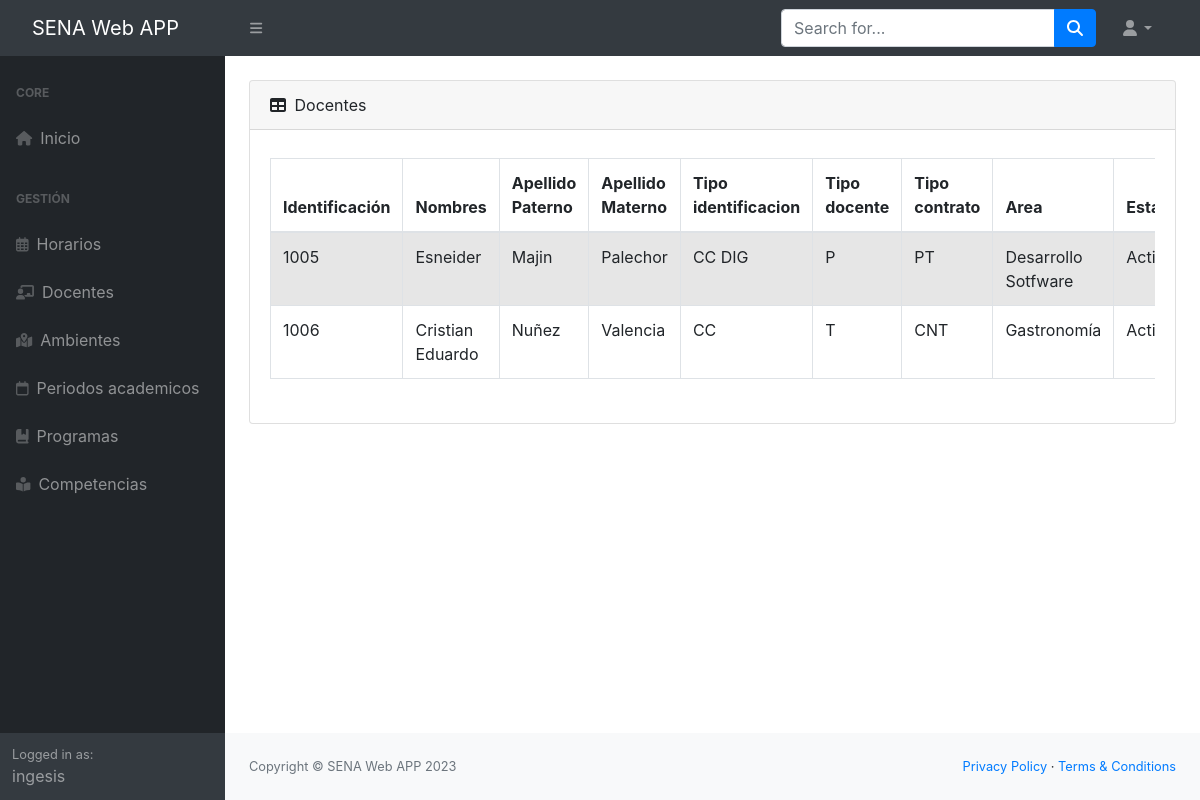
The app's page /app/gestionDocentes/ (signed in), older data.
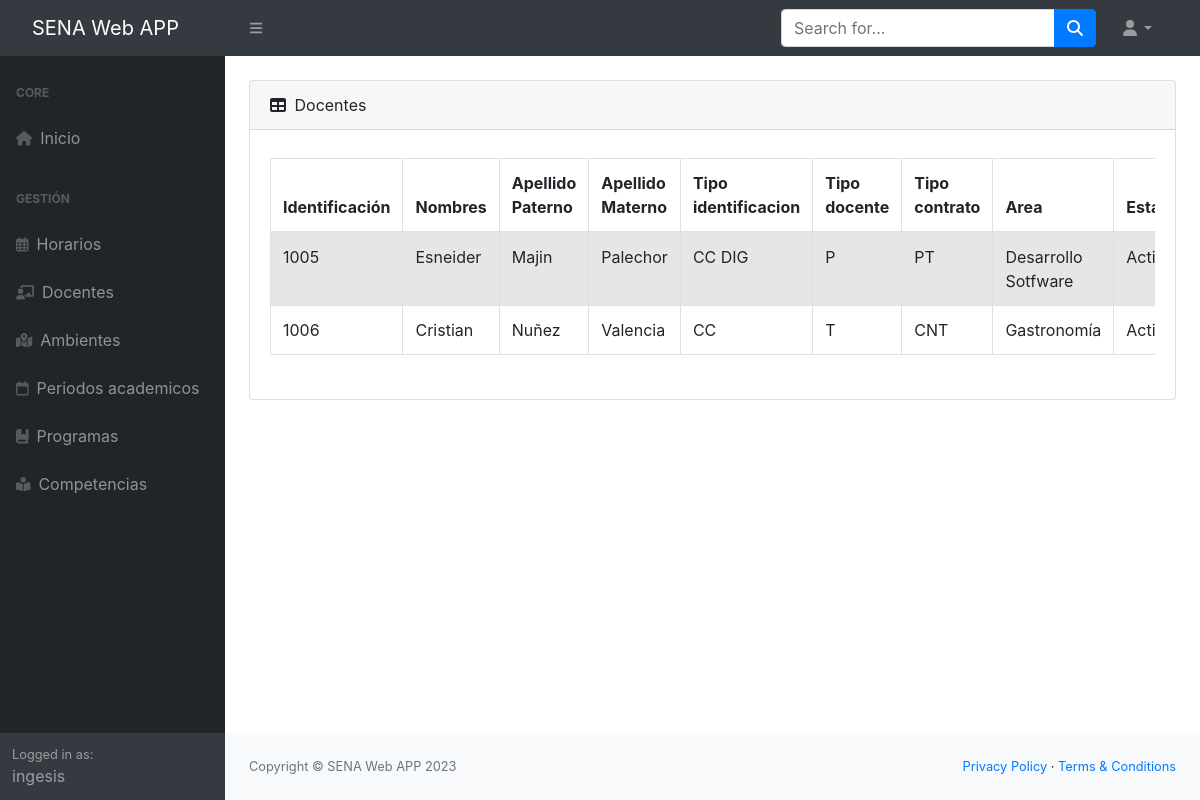
The same page, newer data.
### Aplicaciones/Academico/models.py (models this page shows, shortened)
class Docente(models.Model):
    identificacion = models.PositiveIntegerField(primary_key=True)
    nombres = models.CharField(max_length=50)
    apellido_paterno = models.CharField(max_length=20)
    apellido_materno = models.CharField(max_length=20)
    tipo_identificacion = models.CharField(
        max_length=6, choices=tipoIdentificacion, default='CC')
    tipo_docente = models.CharField(
        max_length=11, choices=tipoDocente, default='Tecnico')
    tipo_contrato = models.CharField(
        max_length=11, choices=tipoContrato, default='PT')
    area = models.ForeignKey(
        Area, null=True, blank=True, on_delete=models.CASCADE)
    estado = models.BooleanField(default=True)
    class Meta:
        verbose_name = 'Docente'
        verbose_name_plural = 'Docentes'
        db_table = 'docente'
        ordering = ['apellido_paterno', '-apellido_materno']

class Area(models.Model):
    nombre = models.CharField(max_length=50)
    def __str__(self) -> str:
        return "{}".format(self.nombre)
    class Meta:
        verbose_name = 'Area'
        verbose_name_plural = 'Areas'
        db_table = 'area'
        ordering = ['nombre']

### Aplicaciones/Academico/views.py (the view)
# urls.py: path('gestionDocentes/', login_required(views.gestionDocentes)),
def gestionDocentes(request):
    usuario = get_user(request)
    if usuario.is_superuser:
        docentesListados = Docente.objects.all()
        return render(request, "gestion-docentes.html", {"docentes": docentesListados})
    else:
        return render(request, "denegado.html")

### Aplicaciones/Academico/templates/gestion-docentes.html (shortened to what this page needs)
{% extends "./base.html" %}
{% block body %}
<div class="container-fluid px-4 mt-4">
            <div class="card mb-4">
                <div class="card-header">
                    <i class="fas fa-table me-1"></i>
                        Docentes
                </div>
                <div class="card-body">
                    <div class="table-responsive py-2">
                        <table class="table table-striped table-hover table-bordered">
                            <thead class="">
                                <tr>
                                    <th class="text-left" scope="col">Identificación</th>
                                    <th class="text-left" scope="col">Nombres</th>
                                    <th class="text-left" scope="col">Apellido Paterno</th>
                                    <th class="text-left" scope="col">Apellido Materno</th>
                                    <th class="text-left" scope="col">Tipo identificacion</th>
                                    <th class="text-left" scope="col">Tipo docente</th>
                                    <th class="text-left" scope="col">Tipo contrato</th>
                                    <th class="text-left" scope="col">Area</th>
                                    <th class="text-left" scope="col">Estado</th>
                                </tr>
                            </thead>
                            <tbody>
                                {% for d in docentes %}
                                <tr>
                                    <td class="text-left" scope="row">{{d.identificacion}}</td>
                                    <td class="text-left">{{d.nombres}}</td>
                                    <td class="text-left">{{d.apellido_paterno}}</td>
                                    <td class="text-left">{{d.apellido_materno}}</td>
                                    <td class="text-left">{{d.tipo_identificacion}}</td>
                                    <td class="text-left">{{d.tipo_docente}}</td>
                                    <td class="text-left">{{d.tipo_contrato}}</td>
                                    <td class="text-left">{{d.area}}</td>
                                    <td class="text-left">
                                        {% if d.estado %}
                                        Activo
                                        {% else %}
                                        Inactivo
                                        {% endif %}
                                    </td>
                                </tr>
                                {% endfor %}
                            </tbody>
                        </table>
                    </div>
                </div>
    </div>
</div>
{% endblock %}

### Aplicaciones/Academico/templates/base.html (shortened to what this page needs)
<!DOCTYPE html>
<html lang="en">
    <head>
        {% load static %}
        <link rel="stylesheet" href="{% static '/css/style.css' %}" />
        <link
            rel="stylesheet"
            href="https://cdn.jsdelivr.net/npm/bootstrap@4.5.3/dist/css/bootstrap.min.css"
        />
        <link
            rel="stylesheet"
            href="https://cdnjs.cloudflare.com/ajax/libs/bootstrap-datepicker/1.9.0/css/bootstrap-datepicker.min.css"
        />
        <link
            rel="stylesheet"
            href="https://cdnjs.cloudflare.com/ajax/libs/font-awesome/4.7.0/css/font-awesome.min.css"
        />
    </head>
    <body class="sb-nav-fixed">
        <nav class="sb-topnav navbar navbar-expand navbar-dark bg-dark">
            <a class="navbar-brand ps-3" href="/">SENA Web APP</a>
            <button
                class="btn btn-link btn-sm order-1 order-lg-0 me-4 me-lg-0"
                id="sidebarToggle"
                href="#!"
            >
                <i class="fas fa-bars"></i>
            </button>
            <form
                class="d-none d-md-inline-block form-inline ms-auto me-0 me-md-3 my-2 my-md-0"
            >
                <div class="input-group">
                    <input
                        class="form-control"
                        type="text"
                        placeholder="Search for..."
                        aria-label="Search for..."
                        aria-describedby="btnNavbarSearch"
                    />
                    <button
                        class="btn btn-primary"
                        id="btnNavbarSearch"
                        type="button"
                    >
                        <i class="fas fa-search"></i>
                    </button>
                </div>
            </form>
            <ul class="navbar-nav ms-auto ms-md-0 me-3 me-lg-4">
                <li class="nav-item dropdown">
                    <a
                        class="nav-link dropdown-toggle"
                        id="navbarDropdown"
                        href="#"
                        role="button"
                        data-bs-toggle="dropdown"
                        aria-expanded="false"
                        ><i class="fas fa-user fa-fw"></i
                    ></a>
                </li>
            </ul>
        </nav>
        <div id="layoutSidenav">
            <div id="layoutSidenav_nav">
                <nav
                    class="sb-sidenav accordion sb-sidenav-dark"
                    id="sidenavAccordion"
                >
                    <div class="sb-sidenav-menu">
                        <div class="nav">
                            <div class="sb-sidenav-menu-heading">Core</div>
                            <a class="nav-link" href="/">
                                <div class="sb-nav-link-icon">
                                    <i class="fa-solid fa-house"></i>
                                </div>
                                Inicio
                            </a>
                            <div class="sb-sidenav-menu-heading">Gestión</div>
                            <a class="nav-link" href="/app/gestionHorarios/">
                                <div class="sb-nav-link-icon">
                                    <i class="fa-regular fa-calendar-days"></i>
                                </div>
                                Horarios
                            </a>
                            <a class="nav-link" href="/app/gestionDocentes/">
                                <div class="sb-nav-link-icon">
                                    <i class="fa-solid fa-chalkboard-user"></i>
                                </div>
                                Docentes
                            </a>
                            <a class="nav-link" href="/app/gestionAmbientes/">
                                <div class="sb-nav-link-icon">
                                    <i class="fa-solid fa-map-location-dot"></i>
                                </div>
                                Ambientes
                            </a>
                            <a class="nav-link" href="/app/gestionPeriodos/">
                                <div class="sb-nav-link-icon">
                                    <i class="fa-regular fa-calendar"></i>
                                </div>
                                Periodos academicos
                            </a>
                            <a class="nav-link" href="/app/gestionProgramas/">
                                <div class="sb-nav-link-icon">
                                    <i class="fa-solid fa-book-bookmark"></i>
                                </div>
                                Programas
                            </a>
                            <a
                                class="nav-link"
                                href="/app/gestionCompetencias/"
                            >
                                <div class="sb-nav-link-icon">
                                    <i class="fa-solid fa-book-open-reader"></i>
                                </div>
                                Competencias
                            </a>
                        </div>
                    </div>
                    <div class="sb-sidenav-footer">
                        <div class="small">Logged in as:</div>
                        {{user.username}}
                    </div>
                </nav>
            </div>
            <div id="layoutSidenav_content">
                <main>{% block body %} {% endblock %}</main>
                <footer class="py-4 bg-light mt-auto">
                    <div class="container-fluid px-4">
                        <div
                            class="d-flex align-items-center justify-content-between small"
                        >
                            <div class="text-muted">
                                Copyright &copy; SENA Web APP 2023
                            </div>
                            <div>
                                <a href="#">Privacy Policy</a>
                                &middot;
                                <a href="#">Terms &amp; Conditions</a>
                            </div>
                        </div>
                    </div>
                </footer>
            </div>
        </div>
    </body>
</html>

Row changes from the older to the newer data that the page shows:
changed Docente "Nuñez": nombres "Cristian Eduardo" → "Cristian"
